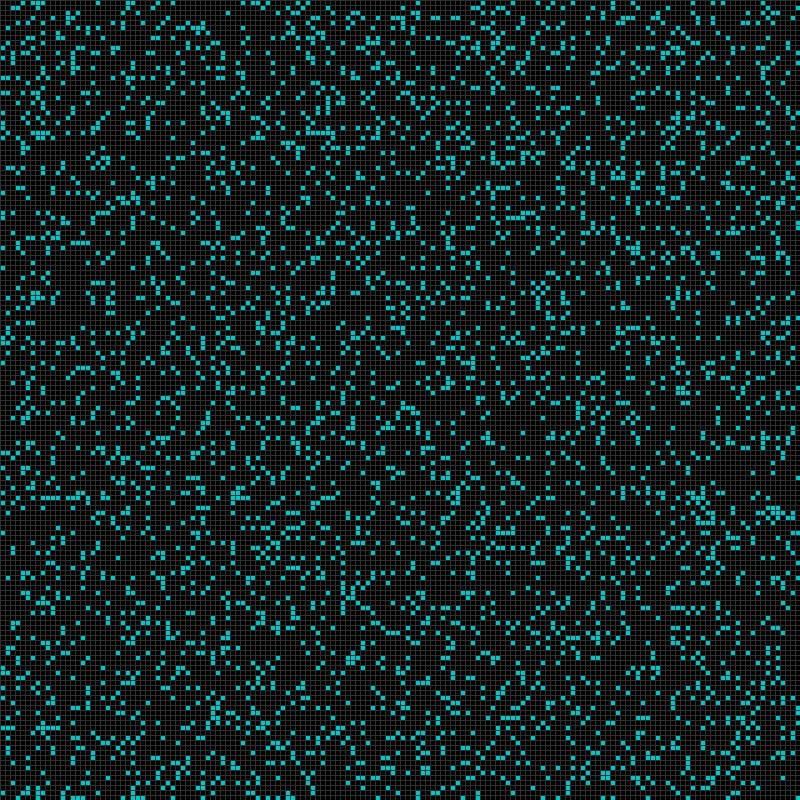
Frame 1 (no input)
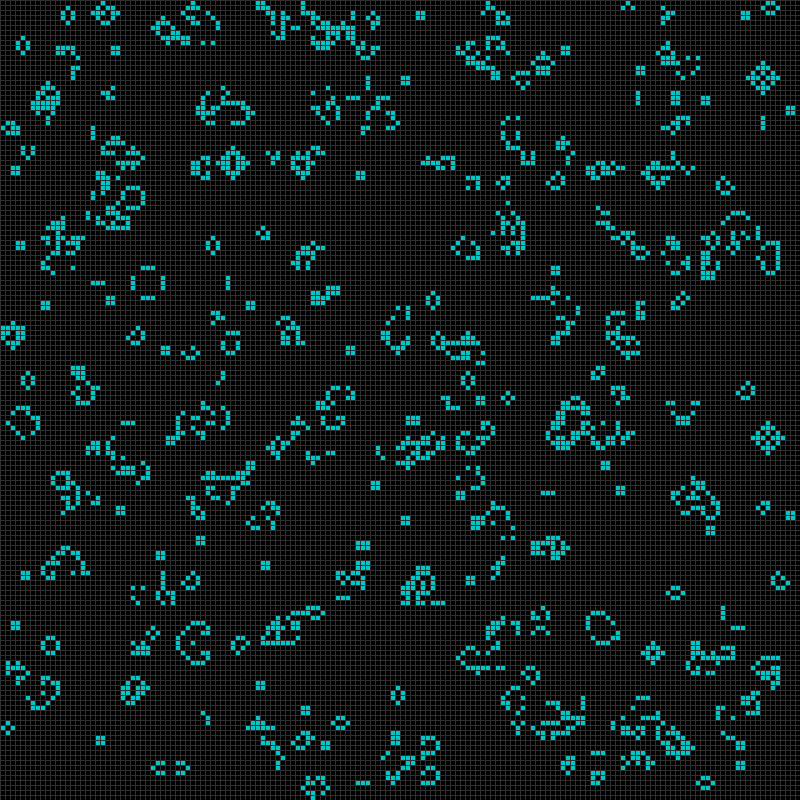
Frame 60 (the mouse pressed at the canvas centre just before this capture)
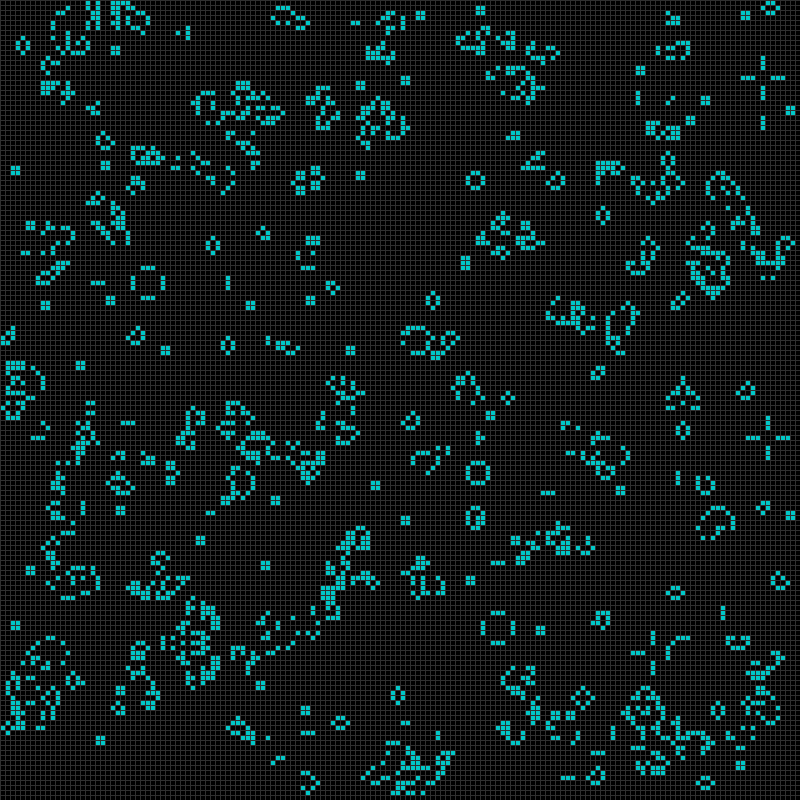
Frame 120 (the mouse held since frame 60 and released just before this capture)

The Processing sketch that drew these frames (run headless with seeded random() and noise(); from frame 60 on, the mouse is pressed at the canvas centre):

// Processing sketch: processing_149068
// ── processing_149068.pde

int Lifeize = 5;
float probabilityOfAliveAtStart = 15;
int interval = 100;
int lastRecordedTime = 0;


color alive = color(0, 200, 200);
color dead = color(0);


int[][] Life; 

int[][] LifeBuffer; 


boolean pause = false;

void setup() {
  size (800, 800);


  Life = new int[width/Lifeize][height/Lifeize];
  LifeBuffer = new int[width/Lifeize][height/Lifeize];


  stroke(48);

  noSmooth(); 


  for (int x=0; x<width/Lifeize; x++) {
    for (int y=0; y<height/Lifeize; y++) {
      float state = random (100);
      if (state > probabilityOfAliveAtStart) { 
        state = 0;
      } else {
        state = 1;
      }
      Life[x][y] = int(state);
    }
  }
  background(0);
}


void draw() {
  for (int x=0; x<width/Lifeize; x++) {
    for (int y=0; y<height/Lifeize; y++) {
      if (Life[x][y]==1) {
        fill(alive);
      } else {
        fill(dead);
      }
      rect (x*Lifeize, y*Lifeize, Lifeize, Lifeize);
    }
  }

  if (millis()-lastRecordedTime>interval) {
    if (!pause) {
      iteration();
      lastRecordedTime = millis();
    }
  }


  if (pause && mousePressed) {

    int xCellOver = int(map(mouseX, 0, width, 0, width/Lifeize));
    xCellOver = constrain(xCellOver, 0, width/Lifeize-1);
    int yCellOver = int(map(mouseY, 0, height, 0, height/Lifeize));
    yCellOver = constrain(yCellOver, 0, height/Lifeize-1);


    if (LifeBuffer[xCellOver][yCellOver]==1) {
      Life[xCellOver][yCellOver]=0; 
      fill(dead);
    } else { 
      Life[xCellOver][yCellOver]=1; 
      fill(alive);
    }
  } else if (pause && !mousePressed) { 

    for (int x=0; x<width/Lifeize; x++) {
      for (int y=0; y<height/Lifeize; y++) {
        LifeBuffer[x][y] = Life[x][y];
      }
    }
  }
}



void iteration() { 

  for (int x=0; x<width/Lifeize; x++) {
    for (int y=0; y<height/Lifeize; y++) {
      LifeBuffer[x][y] = Life[x][y];
    }
  }


  for (int x=0; x<width/Lifeize; x++) {
    for (int y=0; y<height/Lifeize; y++) {

      int neighbours = 0; 
      for (int xx=x-1; xx<=x+1;xx++) {
        for (int yy=y-1; yy<=y+1;yy++) {  
          if (((xx>=0)&&(xx<width/Lifeize))&&((yy>=0)&&(yy<height/Lifeize))) { // Make sure you are not out of bounds
            if (!((xx==x)&&(yy==y))) { 
              if (LifeBuffer[xx][yy]==1) {
                neighbours ++;
              }
            }
          }
        }
      } 

      if (LifeBuffer[x][y]==1) { 
        if (neighbours < 2 || neighbours > 3) {
          Life[x][y] = 0;
        }
      } else {       
        if (neighbours == 3 ) {
          Life[x][y] = 1;
        }
      }
    }
  }
} 

void keyPressed() {
  if (key=='r' || key == 'R') {
    // Restart
    for (int x=0; x<width/Lifeize; x++) {
      for (int y=0; y<height/Lifeize; y++) {
        float state = random (100);
        if (state > probabilityOfAliveAtStart) {
          state = 0;
        } else {
          state = 1;
        }
        Life[x][y] = int(state);
      }
    }
  }
}

//Credit to Tom Eskra and Processing.org for helping me to get this to work.
